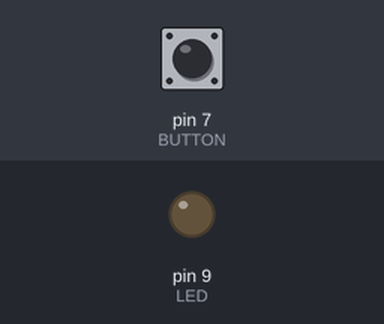
A sketch run on a simulated Arduino Uno, built with avr-gcc and run on an emulated ATmega328P. Parts: output pins drawn as LEDs (lit = HIGH). The test bench sets the inputs (shaded band); at power-on: pin 7 (BUTTON) LOW.

Above: at 1.2 s.
1.3 s: pin 7 (BUTTON) pulled HIGH for 1 s
At 1.7 s:
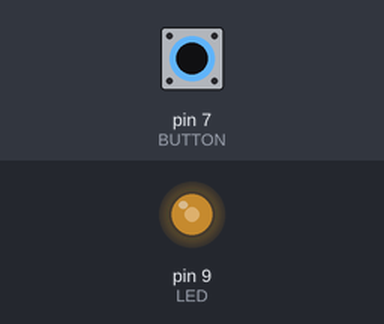
At 3.1 s:
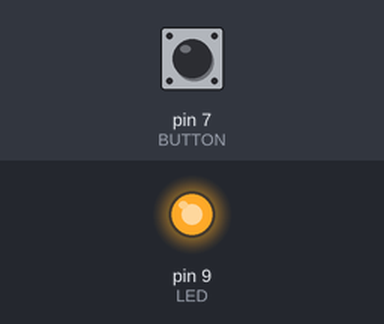
3.8 s: pin 7 (BUTTON) pulled HIGH for 0.15 s
At 4.9 s:
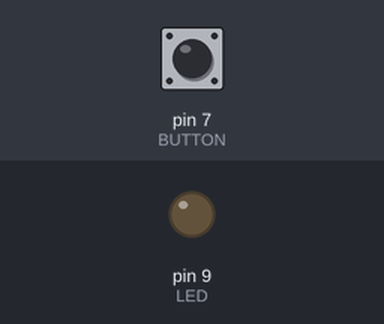
5.4 s: pin 7 (BUTTON) pulled HIGH for 3.2 s
Timing chart, 0 to 10.1 s (numbered marks = the images above; inputs shaded):
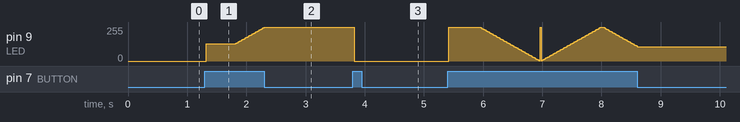

Measured:
- after the input at 1.3 s, pin 9 (LED): moves from 0/255 to 253/255 over 0.98 s, starting at once
- after the input at 3.8 s, pin 9 (LED): 253/255 → 0/255 at once

The sketch:

tmi05_pushbutton_led_fade.ino
```cpp
// adapted from "Make: Getting Started with Arduino" and

// Constants
const int LED = 9;
const int BUTTON = 7;
const int t_delay = 20;

// Inputs
int val = 0;

// Other
int fadeAmount = 5;
int old_val = 0; // stores previous value of "val" (input)
int state = 0; // 0 = LED off and 1 = LED on
int brightness = 128; // out of 255 (1 byte for analogWrite())
unsigned long t_start = 0; // unsigned long is 0 to ~4.2 million

void setup(){
  pinMode(LED, OUTPUT);
  pinMode(BUTTON, INPUT);
}

void loop(){

  val = digitalRead(BUTTON);

  //check for a button press (tranisition LOW->HIGH)
  if ((val == HIGH) && (old_val == LOW)){
    state = 1 - state; // change the state from ON to OFF or vice-versa
    t_start = millis(); // record time
    delay(t_delay); // for debouncing
  }

  // check if the button is (still) being held down
  if ((val == HIGH) && (old_val == HIGH)){

    // If the button is held for more than 500 ms
    if ((state == 1) && (millis() - t_start) > 500) {
      brightness = brightness + fadeAmount; // increment/decrement brightness
      delay(t_delay);

      if (brightness <= 0 || brightness >= 255) {
        fadeAmount = -fadeAmount; // to allow the above code to work
        }


    }
  }

  old_val = val; // don't forget to store the old value for the next loop

  if (state == 1) {
    analogWrite(LED, brightness); // turn LED ON at the brightness level
  } else {
    analogWrite(LED, 0); // turn LED OFF
  }
}
```
